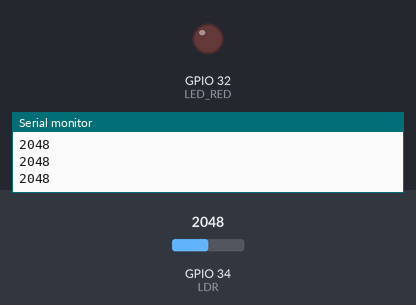
Bench run of a sketch on a simulated ESP32. Parts: output pins drawn as LEDs (lit = HIGH), the last lines printed to the serial monitor. The test bench sets the inputs (shaded band); at power-on: GPIO 34 (LDR) = 2048.

Above: at 1.2 s.
1.3 s: GPIO 34 (LDR) set to 3429
2.8 s: GPIO 34 (LDR) set to 3531
At 3.9 s:
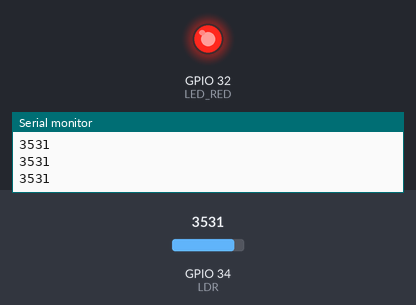
4.3 s: GPIO 34 (LDR) set to 3460
At 5.2 s:
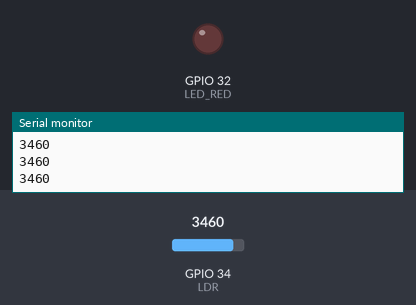
5.8 s: GPIO 34 (LDR) set to 3540
At 6.5 s:
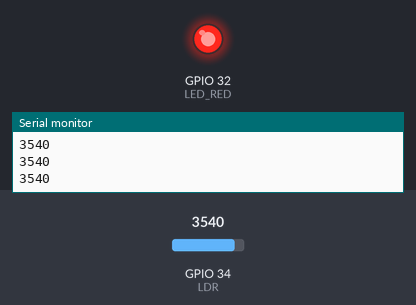
Timing chart, 0 to 8.3 s (numbered marks = the images above; inputs shaded):
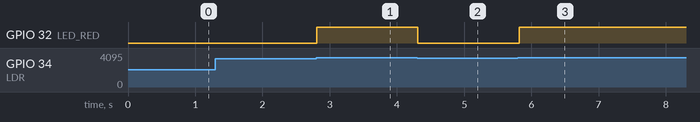

The sketch:

LED_Auto.ino
```cpp
#define LED_RED 32
#define LDR 34

void setup() {
  // put your setup code here, to run once:
  pinMode(LDR,INPUT);
  pinMode(LED_RED,OUTPUT);
  Serial.begin(115200);
}

void loop() {
  // put your main code here, to run repeatedly:
  Serial.println(analogRead(LDR));
  if (analogRead(LDR) > 3500) {
    digitalWrite(LED_RED,HIGH);
  }else {
    digitalWrite(LED_RED,LOW);
  }
  delay(100);
}
```

Measured:
- the behaviour switches between 3500 and 3501 on GPIO 34 (LDR) (found by bisection; images 0 and 1)
- after the input at 2.8 s, GPIO 32 (LED_RED): LOW → HIGH at once
- after the input at 4.3 s, GPIO 32 (LED_RED): HIGH → LOW at once
- after the input at 5.8 s, GPIO 32 (LED_RED): LOW → HIGH at once
